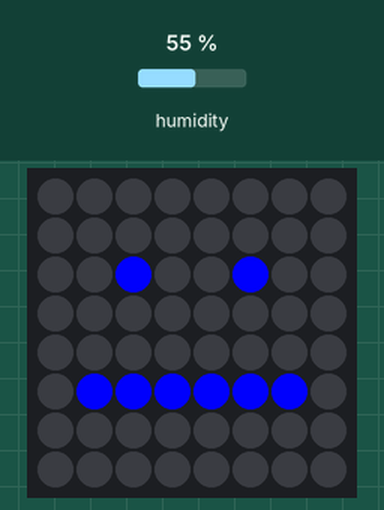
Recording of a program running on a simulated Raspberry Pi (BCM pin numbers) with a Sense HAT. Shown: the Sense HAT's 8×8 RGB LED matrix. The inputs (shaded band) are chosen by the test bench; at power-on: humidity 55 %. What the program prints to the terminal is not drawn.

Above: at 1.1 s.
At 2.1 s:
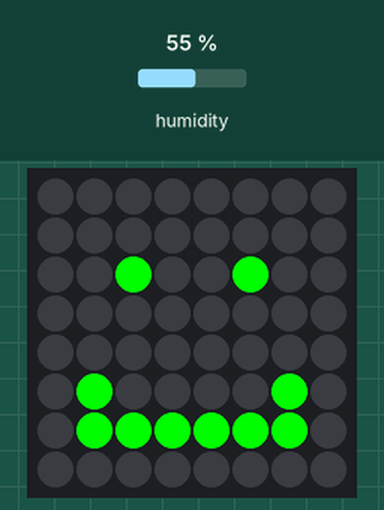
At 3.1 s:
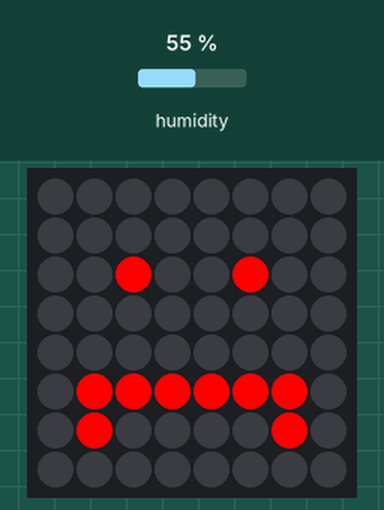

Measured:
- what the display in image 0 shows lasts 1.0 s, from 1.0 s to 2.0 s

The program:

humidity-face.py
```python
"""Smiles when the humidity increases (blow on the sensor)"""

from sense_hat import SenseHat
from faces import normal, happy, sad

from time import sleep

sense = SenseHat()
#sense.show_message('Hello World!')

sense.set_pixels(sad)
sleep(1)
sense.set_pixels(normal)
sleep(1)
sense.set_pixels(happy)
sleep(1)

start_humidity = sense.humidity
print('Starting humidity: %.2f' % start_humidity)

while True:
    print(sense.humidity)
    if (sense.humidity > start_humidity + 10):
        sense.set_pixels(happy)
    elif (sense.humidity > start_humidity + 5):
        sense.set_pixels(normal)
    else:
        sense.set_pixels(sad)
```

faces.py
```python
e = (0, 0, 0)  # empty
red = (255, 0, 0)  # red
green = (0, 255, 0)  # green
blue = (0, 0, 255)  # blue

c = blue
normal = [
    e, e, e, e, e, e, e, e,
    e, e, e, e, e, e, e, e,
    e, e, c, e, e, c, e, e,
    e, e, e, e, e, e, e, e,
    e, e, e, e, e, e, e, e,
    e, c, c, c, c, c, c, e,
    e, e, e, e, e, e, e, e,
    e, e, e, e, e, e, e, e,
]
c = green
happy = [
    e, e, e, e, e, e, e, e,
    e, e, e, e, e, e, e, e,
    e, e, c, e, e, c, e, e,
    e, e, e, e, e, e, e, e,
    e, e, e, e, e, e, e, e,
    e, c, e, e, e, e, c, e,
    e, c, c, c, c, c, c, e,
    e, e, e, e, e, e, e, e,
]
c = red
sad = [
    e, e, e, e, e, e, e, e,
    e, e, e, e, e, e, e, e,
    e, e, c, e, e, c, e, e,
    e, e, e, e, e, e, e, e,
    e, e, e, e, e, e, e, e,
    e, c, c, c, c, c, c, e,
    e, c, e, e, e, e, c, e,
    e, e, e, e, e, e, e, e,
]
```
